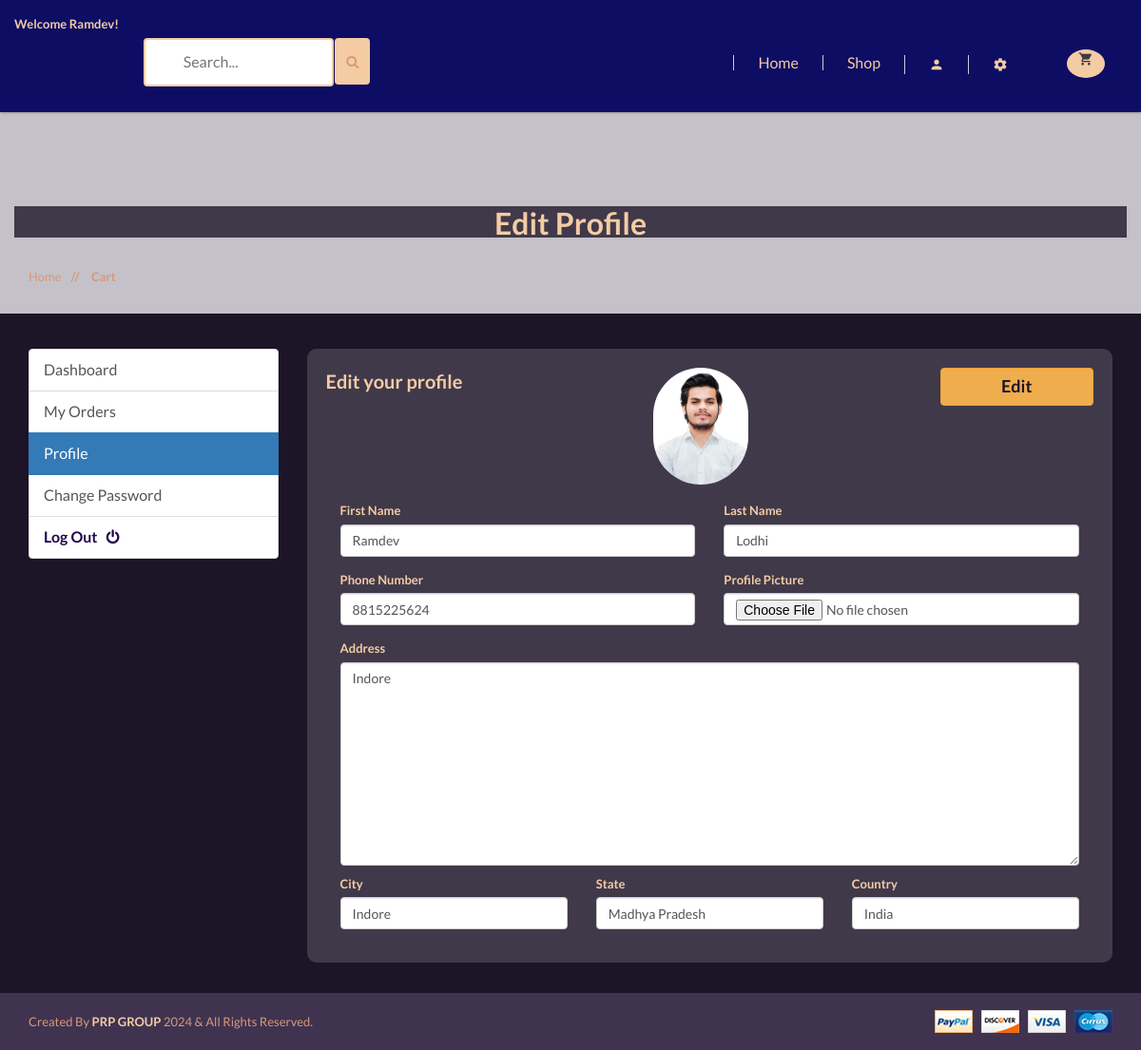
Screenshot of /account/edit_profile/ (signed in) with the database file from the repository.
### accounts/models.py (models this page shows, shortened)
class Account(AbstractBaseUser):
    first_name = models.CharField(max_length=50)
    last_name = models.CharField(max_length=50)
    username = models.CharField(max_length=50, unique=True)
    email = models.EmailField(max_length=100, unique=True)
    Phone_number = models.CharField(max_length=50)
    is_admin = models.BooleanField(default=False)
    is_staff = models.BooleanField(default=False)
    is_active = models.BooleanField(default=False)
    is_superadmin = models.BooleanField(default=False)
    date_joined_for_format = models.DateTimeField(auto_now_add=True)
    last_login_for_format  = models.DateTimeField(auto_now_add=True)
    USERNAME_FIELD = 'email'
    REQUIRED_FIELDS = ['username', 'first_name', 'last_name']
    objects = AccountManger()

class UserProfile(models.Model):
    user = models.OneToOneField(Account, on_delete=models.CASCADE)
    address = models.TextField(blank=True, max_length=500)
    profile_picture = models.ImageField(blank=True, upload_to='userprofile',default='static/user_image_default.png')
    city = models.CharField(blank=True, max_length=20)
    state = models.CharField(blank=True, max_length=20)
    country = models.CharField(blank=True, max_length=20)

### accounts/views.py (the view)
# urls.py: path('edit_profile/', views.edit_profile, name='edit_profile'),
@login_required(login_url = 'accounts:login')
def edit_profile(request):
    userprofile = get_object_or_404(UserProfile, user=request.user)
    if request.method == 'POST':
        user_form = UserForm(request.POST, instance=request.user)
        profile_form = UserProfileForm(request.POST, request.FILES, instance=userprofile)
        if user_form.is_valid() and profile_form.is_valid():
            user_form.save()
            profile_form.save()
            messages.success(request, 'Your profile has been updated.')
            return redirect('accounts:edit_profile')
    else:
        user_form = UserForm(instance=request.user)
        profile_form = UserProfileForm(instance=userprofile)
    context = {
        'user_form': user_form,
        'profile_form': profile_form,
        'userprofile': userprofile,
    }
    return render(request, 'shop/accounts/dashboard/edit_profile.html', context)

### accounts/forms.py
class UserForm(forms.ModelForm):
    class Meta:
        model = Account
        fields = ('first_name', 'last_name', 'Phone_number')
    def __init__(self, *args, **kwargs):
        super(UserForm, self).__init__(*args, **kwargs)
        for field in self.fields:
            self.fields[field].widget.attrs['class'] = 'form-control'

class UserProfileForm(forms.ModelForm):
    profile_picture = forms.ImageField(required=False, error_messages = {'invalid':("Image files only")}, widget=forms.FileInput)
    class Meta:
        model = UserProfile
        fields = ('address', 'city', 'state', 'country', 'profile_picture')
    def __init__(self, *args, **kwargs):
        super(UserProfileForm, self).__init__(*args, **kwargs)
        for field in self.fields:
            self.fields[field].widget.attrs['class'] = 'form-control'

### cart/models.py (called while the page is built)
    def sub_total(self):
        return self.product.price * self.quantity

### shop/context_processors.py (called while the page is built)
def category_list(request):
    return {
        'categories' : Category.objects.all(),
    }

### shop/models.py (called while the page is built)
    def get_category_slug_url(self):
        return reverse('shop:categries', args=[self.slug])

    def get_prodcut_details_url(self):
        return reverse('shop:product_details', args=[self.category.slug, self.slug])

### templates/shop/accounts/dashboard/edit_profile.html (shortened to what this page needs)
{% extends '../../../base.html' %}
{% load static %}
{% block content %}
<div  class="pages-title section-padding">
    <div  class="container">
        <div  style="background:#40394a" class="row">
            <div class="col-xs-12">
                <div class="pages-title-text text-center">
                    <h2 style="color:#f4cca4">Edit Profile</h2>
                    <ul class="text-left">
                        <li><a style="color:#d99879" href="\">Home </a></li>
                        <li style="color:#d99879"><span> // </span>Cart</li>
                    </ul>
                </div>
            </div>
        </div>
    </div>
</div>
<section style="background:#1C1427" class="section-conten padding-y bg">
    <br><br>
<div class="container">
	<div class="row">
    {% include "includes/dashboard_slider.html" %}
	<main class="col-md-9">
    <form style="background:#40394A; padding:20px;border-radius:10px" action="{% url 'accounts:edit_profile' %}" method="POST" enctype="multipart/form-data">
		<article class="card">
		<header class="card-header text-center">
            <strong style="font-size:20px;float:left" class="d-inline-block mr-3">Edit your profile</strong>
            <input style="float:right;width:20%;color:#1C1427;font-size:18px;font-weight: bold;" type="submit" value="Edit" class="btn btn-warning">
        </header>
		<div class="card-body">
            <div class="text-center">
				<img src="{{userprofile.profile_picture.url}}" alt="Profile Picture" width="100" style="border-radius:50px;">
			</div>
            <br>
			<div class="row">
			<div class="col-md-12">
					<div class="form-row">
						<div class="form-group col-md-6">
							<label>First Name</label>
							{{user_form.first_name}}
						</div>
						<div class="form-group col-md-6">
							<label>Last Name</label>
							{{user_form.last_name}}
						</div>
					</div>
					<div class="form-row">
						<div class="form-group col-md-6">
							<label>Phone Number</label>
							{{user_form.Phone_number}}
						</div>
						<div class="form-group col-md-6">
							<label>Profile Picture</label>
							{{profile_form.profile_picture}}
						</div>
					</div>
					<div style="margin-bottom:10px" class="col-md-12">
						<label>Address</label>
						{{profile_form.address}}
					</div><br>
					<div class="form-row">
						<div class="form-group col-md-4">
							<label>City</label>
							{{profile_form.city}}
						</div>
						<div class="form-group col-md-4">
							<label>State</label>
							{{profile_form.state}}
						</div>
						<div class="form-group col-md-4">
							<label>Country</label>
							{{profile_form.country}}
						</div>
					</div>
			</div>
			</div>
		</div>
		</article>
        </form>
	</main>
</div>
</div>
<br>
</section>
{% endblock content %}

### templates/base.html (shortened to what this page needs)
{% load static %}
<html class="no-js" lang="">
<head>
    <link rel="stylesheet" href="{% static 'css/bootstrap.min.css' %}">
    <link rel="stylesheet" href="{% static 'css/animate.css' %}">
    <link rel="stylesheet" href="{% static 'css/materialdesignicons.min.css' %}">
    <link rel="stylesheet" href="{% static 'css/jquery.simpleLens.css' %}">
    <link rel="stylesheet" href="{% static 'css/jquery-ui.min.css' %}">
    <link rel="stylesheet" href="{% static 'css/meanmenu.min.css' %}">
    <link rel="stylesheet" href="{% static 'css/nivo-slider.css' %}">
    <link rel="stylesheet" href="{% static 'css/owl.carousel.css' %}">
    <link rel="stylesheet" href="{% static 'css/style.css' %}">
    <link rel="stylesheet" href="{% static 'css/responsive.css' %}">
    <link rel="stylesheet" href="https://cdnjs.cloudflare.com/ajax/libs/font-awesome/4.7.0/css/font-awesome.min.css">
</head>
<body style="background:#c4c2c8;">
<header style="background:#1c1427" class="header-one header-two">
    <div style="background:#0d0d64" class="header-top-two">
        <div class="container text-center">
            <div class="row">
                <div class="middel-top">
                    {% if user.id is None %}
                    <div class="left floatleft">
                        <div class="logo">
                            <a style="color:#f4cca4;font-weight: 800;" href="\"><span
                                    style="color:#d99879">S-</span>shop</a>
                        </div>
                    </div>
                    {% else %}
                    <div class="left floatleft">
                        <p style="color:#f4cca4"><b>Welcome {{user.first_name | capfirst}}!</b></p>
                    </div>
                    {% endif %}
                </div>
                <form id="searchh" action={% url
                'shop:search' %} method="GET" style="height:10px;width:400px">
                <input type="text" name="keyword" placeholder="Search...">
                <button style="height:49px; margin-bottom:6px; background:#f4cca4;margin-left:-1px;border:None "
                        class="btn btn-warning" type="submit"><i style="color:#d99879" class="fa fa-search"></i>
                </button>
                </form>
                <div class="middel-top clearfix">
                    <ul class="clearfix right floatright" style="margin-top:20px;">
                        <li><a href="\">Home</a></li>
                        <li><a href="{% url 'shop:shop' %}">Shop</a></li>
                        <li>
                            <a style="color:#f4cca4" href="#"><i class="mdi mdi-account"></i></a>
                        </li>
                        <li>
                            <a style="color:#f4cca4" href="#"><i class="mdi mdi-settings"></i></a>
                        </li>
                        <div class="cart-itmes right floatright" style="width:100px;height:50px">
                            <a class="cart-itme-a" href="{% url 'cart:cart' %}" style="height:100px;width:100px">
                                <i class="mdi mdi-cart"
                                   style="margin-top: -75;border-right: none;line-height: revert-layer;width: 40px;"></i>
                            </a>
                        </div>
                    </ul>
                </div>
            </div>
        </div>
    </div>
    <div class="container text-center">
        <div class="row">
            <div class="col-sm-8">
            </div>
            <div class="col-sm-2">
            </div>
        </div>
    </div>
</header>
<br>
{% block content %}
{% endblock content %}
<footer>
    <div style="background:#3f3350" class="footer-bottom">
        <div class="container">
            <div class="row">
                <div class="col-xs-12 col-sm-6">
                    <p style="color:#d99879">Created By <span style="color:#f4cca4"><b>PRP GROUP</b></span> 2024 &
                        All Rights Reserved.</p>
                </div>
                <div class="col-xs-12 col-sm-6 text-right">
                    <a href="#"><img src="{% static 'img/footer/payment.png' %}" alt=""/></a>
                </div>
            </div>
        </div>
    </div>
</footer>
</body>
</html>

### core/static/css/style.css (style rules this page uses)
html, body { height: 100%; }
.floatleft { float:left }
.floatright { float:right }
img { max-width:100%; }
p { margin:0px; }
h1, h2, h3, h4, h5, h6 { margin: 0 0 10px; font-family: 'Lato', sans-serif; text-transform:capitalize; font-weight:600; }
a { transition: all 0.3s ease 0s; text-decoration:none; font-weight:500; color:#f4cca4; text-transform:capitalize; }
i { font-size:16px; }
p { color:#f4cca4; font-size:13px; font-weight:400; line-height:20px; }
ul { list-style: outside none none; margin: 0; padding: 0 }
ul li { float:left; }
.section-padding { padding:80px 0; }
body { font-family: 'Lato', sans-serif; color:#f4cca4; font-size:13px; font-weight:400; }
.middel-top .left, .middel-top .right { width: 20%; }
.middel-top { border: 1px solid #ccc; border-top: 0px solid #ccc; }
.middel-top .right a { font-size: 16px; line-height: 75px; }
.header-one .right li { position:relative; }
.middel-top .right a i { border-right: 1px solid #ccc; width: 100%; line-height: 30px; }
.middel-top .left p { line-height: 75px; }
header .logo ,.cart-itmes { line-height: 150px; }
.cart-itmes > a.cart-itme-a { font-size: 16px; text-transform: lowercase; position: relative; top: 10px; }
.cart-itmes a.cart-itme-a i { font-size: 25px; left: 50%; margin-left: -13px; margin-top: -35px; position: absolute; top: 50%; }
.menu-cart-text > strong,.total > span,.menu-cart-text span ,.out-menu ,.mainmenu a ,.cart-itmes > a.cart-itme-a,.slide-text span { display: block; }
header.header-one { box-shadow: 0 0 3px rgba(25, 25, 25, 0.56); position: relative; z-index: 999; }
footer ,.latest-blog,.single-products,.service-text,.coming-product.coming-product2 { background: #f5f5f5 none repeat scroll 0 0; }
.footer-bottom { padding: 18px 0; }
.footer-bottom p { padding: 2px 0; }
.header-top-two .middel-top .right a ,.header-top-two .middel-top .left p { line-height: 50px; }
.header-top-two,.footer-bottom { background: #eee none repeat scroll 0 0; }
.header-two .logo, .header-two .cart-itmes, .header-two .mainmenu a { line-height:120px; }
.header-top-two .middel-top { border: 0 none; }
.header-two .cart-itmes a.cart-itme-a i { font-size: 16px; margin-top: -44px; background: #f4cca4; width: 30px; height: 30px; border-radius: 50%; line-height: 30px; color: #40394a; }
.header-two .middel-top .left, .header-two .middel-top .right { width: auto; }
.header-top-two .middel-top .right li > a { line-height: 1; }
.header-top-two .middel-top .left p { line-height: 50px; }
.header-top-two .middel-top .right > li > a { border-left: 1px solid #ccc; padding: 0px 25px; width: auto; margin: 3px 0; float:left; }
.header-top-two .middel-top .right a i { border-right: 0 none; line-height: 20px; width: 100%; }
.header-top-two .right.floatright { padding: 12px 0; }
.header-one .header-top-two .right li { float: left; }
.pages-title ul.text-left { position: relative; top: 50px; }
.pages-title-text h2 { margin: 0; color:#333; font-size:32px; margin-bottom:-20px; }
.pages-title li { font-weight: 600; text-transform: capitalize; }
.pages-title ul span { padding: 0 10px; }
.single-blog-page .post-title li, .post-title li a,.share-tag a ,.author-des > span,.recent-post h5, .recent-post span ,.error-content button ,.error-content input,.error-content > h5,.pages-title li ,.right.floatright input,.member-btn > a,.pagnation-ul a { color: #999; }

### templates/base.html (style rules this page uses)
#searchh input[type=text] { width: 200px; margin-top:40px; margin-bottom:10px; box-sizing: border-box; border: 2px solid #f4cca4; border-radius: 4px; font-size: 16px; color:#1c1427; background-color: #fff; background-position: 10px 10px; background-repeat: no-repeat; padding: 12px 20px 12px 40px; -webkit-transition: width 0.4s ease-in-out; transition: width 0.4s ease-in-out; }

### rows the page displays
Account: first_name "Ramdev", last_name "Lodhi", Phone_number "8815225624"
UserProfile: profile_picture (picture), address "Indore", city "Indore", state "Madhya Pradesh", country "India"
